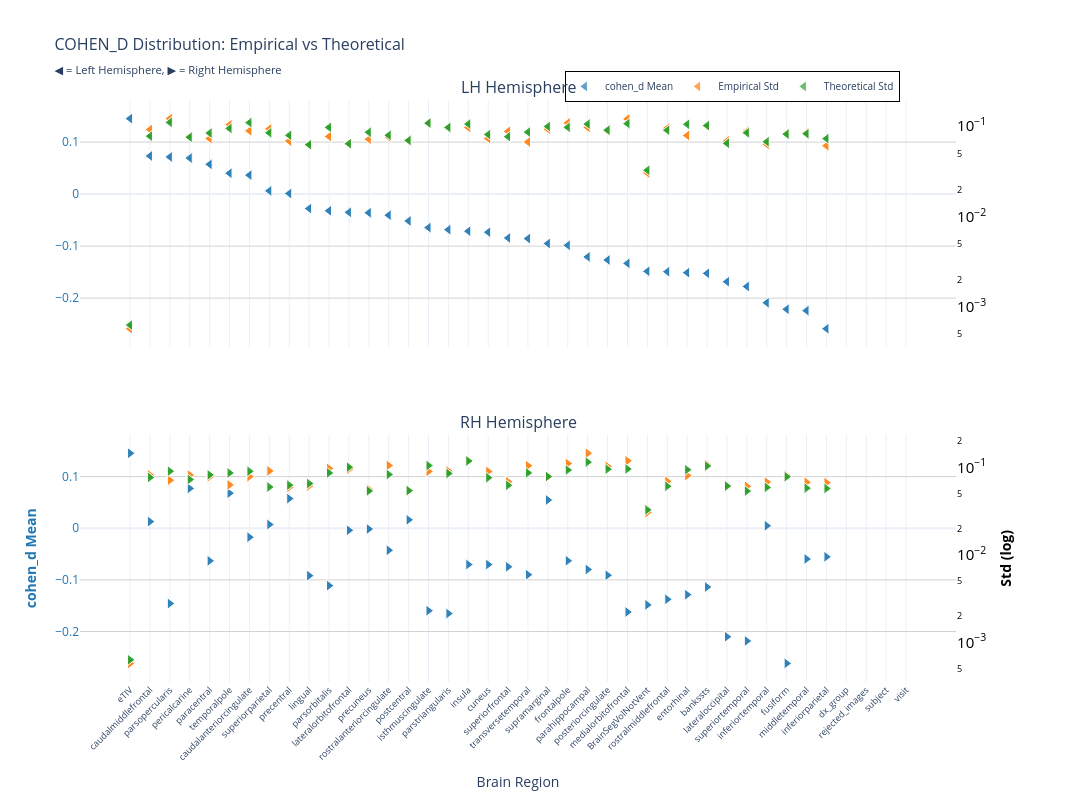
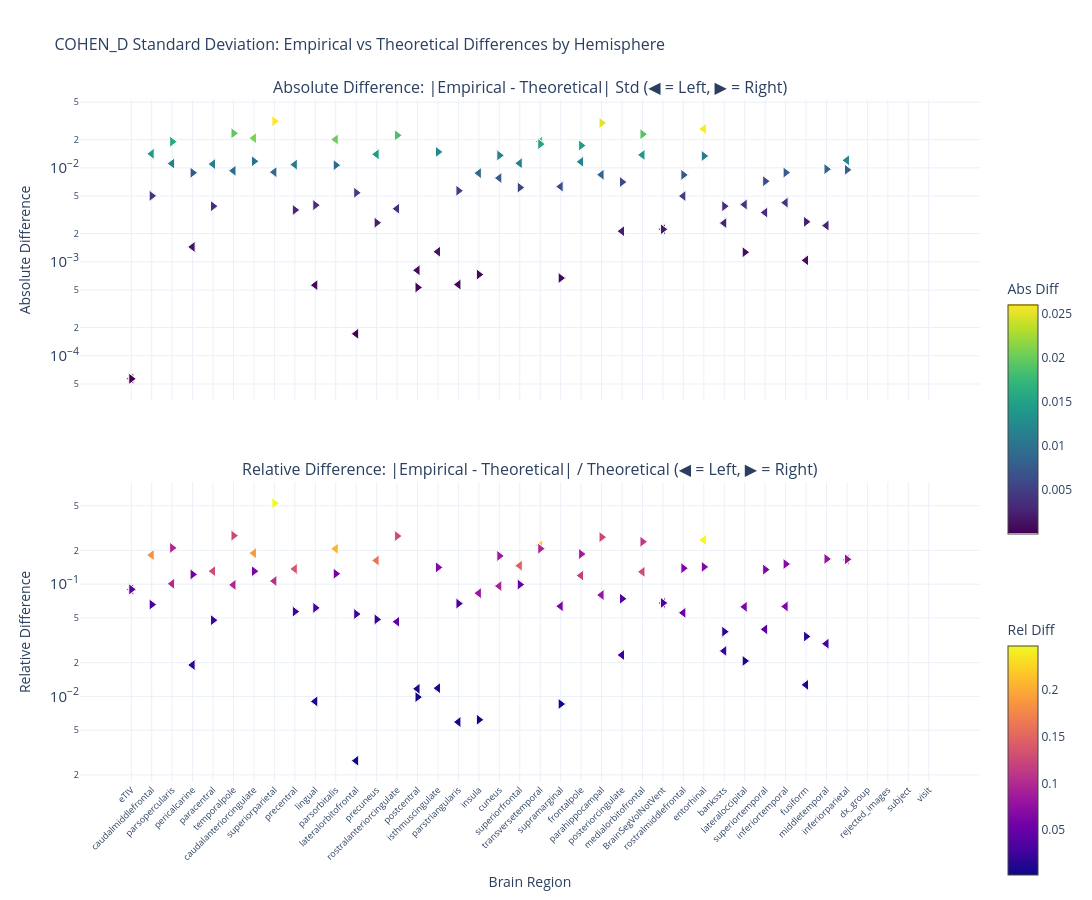

Here is the notebook cell these charts were saved with, in order:
### Markdown cell above
### p-value

### Code cell
nu_nav = df_npvr[(df_npvr["study"] == "longitudinal") & (df_npvr["group"] == "HC-PD")]
data_path = stats_dir / f"cohen_d_longitudinal_{METRIC}.parquet"
df, stats = get_test_stats(
    data_path, stat_functions_F, nu_nav, hemisphere=True, study="longitudinal"
)
show_figure(
    stats, hemisphere=True, stat_name="cohen_d", study="longitudinal", metric=METRIC
)

### Figure 1 — Plotly figure (JSON) as saved in the notebook; plotly's stock layout.template omitted (floating-point values rounded to 4 significant figures)
{"data": [{"hovertemplate": "<b>%{x}</b><br>Mean cohen_d: %{y:.2f}<br><extra></extra>", "legendgroup": "mean", "marker": {"color": "#1f77b4", "line": {"color": "white", "width": 1}, "opacity": 0.7, "size": 10, "symbol": "triangle-left"}, "mode": "markers", "name": "cohen_d Mean", "showlegend": true, "type": "scatter", "x": ["eTIV", "eTIV", "caudalmiddlefrontal", "caudalmiddlefrontal", "parsopercularis", "parsopercularis", "pericalcarine", "pericalcarine", "paracentral", "paracentral", "temporalpole", "temporalpole", "caudalanteriorcingulate", "caudalanteriorcingulate", "superiorparietal", "superiorparietal", "precentral", "precentral", "lingual", "lingual", "parsorbitalis", "parsorbitalis", "lateralorbitofrontal", "lateralorbitofrontal", "precuneus", "precuneus", "rostralanteriorcingulate", "rostralanteriorcingulate", "postcentral", "postcentral", "isthmuscingulate", "isthmuscingulate", "parstriangularis", "parstriangularis", "insula", "insula", "cuneus", "cuneus", "superiorfrontal", "superiorfrontal", "transversetemporal", "transversetemporal", "supramarginal", "supramarginal", "frontalpole", "frontalpole", "parahippocampal", "parahippocampal", "posteriorcingulate", "posteriorcingulate", "medialorbitofrontal", "medialorbitofrontal", "BrainSegVolNotVent", "BrainSegVolNotVent", "rostralmiddlefrontal", "rostralmiddlefrontal", "entorhinal", "entorhinal", "bankssts", "bankssts", "lateraloccipital", "lateraloccipital", "superiortemporal", "superiortemporal", "inferiortemporal", "inferiortemporal", "fusiform", "fusiform", "middletemporal", "middletemporal", "inferiorparietal", "inferiorparietal", "dx_group", "rejected_images", "subject", "visit"], "xaxis": "x", "y": [0.1452, 0.1452, 0.07339, 0.07339, 0.07151, 0.07151, 0.06927, 0.06927, 0.05726, 0.05726, 0.04012, 0.04012, 0.0365, 0.0365, 0.006273, 0.006273, 0.001212, 0.001212, -0.02777, -0.02777, -0.03201, -0.03201, -0.03501, -0.03501, -0.0359, -0.0359, -0.04049, -0.04049, -0.05163, -0.05163, -0.06443, -0.06443, -0.06829, -0.06829, -0.07122, -0.07122, -0.07324, -0.07324, -0.08432, -0.08432, -0.08555, -0.08555, -0.09506, -0.09506, -0.0985, -0.0985, -0.1207, -0.1207, -0.1266, -0.1266, -0.1331, -0.1331, -0.1484, -0.1484, -0.1491, -0.1491, -0.151, -0.151, -0.1524, -0.1524, -0.1684, -0.1684, -0.1776, -0.1776, -0.2089, -0.2089, -0.2214, -0.2214, -0.224, -0.224, -0.2588, -0.2588, NaN, NaN, NaN, NaN], "yaxis": "y"}, {"hovertemplate": "<b>%{x}</b><br>Empirical Std: %{y:.3f}<br><extra></extra>", "legendgroup": "empirical", "marker": {"color": "#ff7f0e", "line": {"color": "white", "width": 1}, "opacity": 0.7, "size": 10, "symbol": "triangle-left"}, "mode": "markers", "name": "Empirical Std", "showlegend": true, "type": "scatter", "x": ["eTIV", "eTIV", "caudalmiddlefrontal", "caudalmiddlefrontal", "parsopercularis", "parsopercularis", "pericalcarine", "pericalcarine", "paracentral", "paracentral", "temporalpole", "temporalpole", "caudalanteriorcingulate", "caudalanteriorcingulate", "superiorparietal", "superiorparietal", "precentral", "precentral", "lingual", "lingual", "parsorbitalis", "parsorbitalis", "lateralorbitofrontal", "lateralorbitofrontal", "precuneus", "precuneus", "rostralanteriorcingulate", "rostralanteriorcingulate", "postcentral", "postcentral", "isthmuscingulate", "isthmuscingulate", "parstriangularis", "parstriangularis", "insula", "insula", "cuneus", "cuneus", "superiorfrontal", "superiorfrontal", "transversetemporal", "transversetemporal", "supramarginal", "supramarginal", "frontalpole", "frontalpole", "parahippocampal", "parahippocampal", "posteriorcingulate", "posteriorcingulate", "medialorbitofrontal", "medialorbitofrontal", "BrainSegVolNotVent", "BrainSegVolNotVent", "rostralmiddlefrontal", "rostralmiddlefrontal", "entorhinal", "entorhinal", "bankssts", "bankssts", "lateraloccipital", "lateraloccipital", "superiortemporal", "superiortemporal", "inferiortemporal", "inferiortemporal", "fusiform", "fusiform", "middletemporal", "middletemporal", "inferiorparietal", "inferiorparietal", "dx_group", "rejected_images", "subject", "visit"], "xaxis": "x", "y": [0.0005753, 0.0005753, 0.09179, 0.09179, 0.1214, 0.1214, 0.077, 0.077, 0.073, 0.073, 0.1038, 0.1038, 0.08884, 0.08884, 0.09344, 0.09344, 0.06842, 0.06842, 0.06192, 0.06192, 0.077, 0.077, 0.06422, 0.06422, 0.07179, 0.07179, 0.07579, 0.07579, 0.07035, 0.07035, 0.1094, 0.1094, 0.09745, 0.09745, 0.09691, 0.09691, 0.0732, 0.0732, 0.0878, 0.0878, 0.06693, 0.06693, 0.09297, 0.09297, 0.1088, 0.1088, 0.09714, 0.09714, 0.08842, 0.08842, 0.1205, 0.1205, 0.03039, 0.03039, 0.0952, 0.0952, 0.07902, 0.07902, 0.09912, 0.09912, 0.06883, 0.06883, 0.08783, 0.08783, 0.06307, 0.06307, 0.08279, 0.08279, 0.08488, 0.08488, 0.06085, 0.06085, NaN, NaN, NaN, NaN], "yaxis": "y2"}, {"error_y": {"array": [1.256e-05, 1.256e-05, 0.001543, 0.001543, 0.00219, 0.00219, 0.001501, 0.001501, 0.001668, 0.001668, 0.001877, 0.001877, 0.002177, 0.002177, 0.001678, 0.001678, 0.001575, 0.001575, 0.001242, 0.001242, 0.001929, 0.001929, 0.001273, 0.001273, 0.001703, 0.001703, 0.001579, 0.001579, 0.001382, 0.001382, 0.002149, 0.002149, 0.001925, 0.001925, 0.0021, 0.0021, 0.001609, 0.001609, 0.001522, 0.001522, 0.001709, 0.001709, 0.001973, 0.001973, 0.001931, 0.001931, 0.002098, 0.002098, 0.001799, 0.001799, 0.002121, 0.002121, 0.000648, 0.000648, 0.001792, 0.001792, 0.002087, 0.002087, 0.002021, 0.002021, 0.001287, 0.001287, 0.001679, 0.001679, 0.001338, 0.001338, 0.001624, 0.001624, 0.001638, 0.001638, 0.001448, 0.001448, NaN, NaN, NaN, NaN], "arrayminus": [1.231e-05, 1.231e-05, 0.001513, 0.001513, 0.002147, 0.002147, 0.001472, 0.001472, 0.001635, 0.001635, 0.001839, 0.001839, 0.002134, 0.002134, 0.001644, 0.001644, 0.001543, 0.001543, 0.001217, 0.001217, 0.00189, 0.00189, 0.001247, 0.001247, 0.00167, 0.00167, 0.001548, 0.001548, 0.001354, 0.001354, 0.002106, 0.002106, 0.001887, 0.001887, 0.002059, 0.002059, 0.001577, 0.001577, 0.001492, 0.001492, 0.001675, 0.001675, 0.001934, 0.001934, 0.001892, 0.001892, 0.002056, 0.002056, 0.001763, 0.001763, 0.002079, 0.002079, 0.0006352, 0.0006352, 0.001757, 0.001757, 0.002045, 0.002045, 0.001981, 0.001981, 0.001261, 0.001261, 0.001645, 0.001645, 0.001311, 0.001311, 0.001592, 0.001592, 0.001606, 0.001606, 0.001419, 0.001419, NaN, NaN, NaN, NaN], "color": "#2ca02c", "thickness": 1, "type": "data", "visible": true, "width": 2}, "hovertemplate": "<b>%{x}</b><br>Theoretical Std: %{y:.3f}<br><extra></extra>", "legendgroup": "theoretical", "marker": {"color": "#2ca02c", "line": {"color": "white", "width": 1}, "opacity": 0.7, "size": 10, "symbol": "triangle-left"}, "mode": "markers", "name": "Theoretical Std", "showlegend": true, "type": "scatter", "x": ["eTIV", "eTIV", "caudalmiddlefrontal", "caudalmiddlefrontal", "parsopercularis", "parsopercularis", "pericalcarine", "pericalcarine", "paracentral", "paracentral", "temporalpole", "temporalpole", "caudalanteriorcingulate", "caudalanteriorcingulate", "superiorparietal", "superiorparietal", "precentral", "precentral", "lingual", "lingual", "parsorbitalis", "parsorbitalis", "lateralorbitofrontal", "lateralorbitofrontal", "precuneus", "precuneus", "rostralanteriorcingulate", "rostralanteriorcingulate", "postcentral", "postcentral", "isthmuscingulate", "isthmuscingulate", "parstriangularis", "parstriangularis", "insula", "insula", "cuneus", "cuneus", "superiorfrontal", "superiorfrontal", "transversetemporal", "transversetemporal", "supramarginal", "supramarginal", "frontalpole", "frontalpole", "parahippocampal", "parahippocampal", "posteriorcingulate", "posteriorcingulate", "medialorbitofrontal", "medialorbitofrontal", "BrainSegVolNotVent", "BrainSegVolNotVent", "rostralmiddlefrontal", "rostralmiddlefrontal", "entorhinal", "entorhinal", "bankssts", "bankssts", "lateraloccipital", "lateraloccipital", "superiortemporal", "superiortemporal", "inferiortemporal", "inferiortemporal", "fusiform", "fusiform", "middletemporal", "middletemporal", "inferiorparietal", "inferiorparietal", "dx_group", "rejected_images", "subject", "visit"], "xaxis": "x", "y": [0.0006321, 0.0006321, 0.07768, 0.07768, 0.1102, 0.1102, 0.07556, 0.07556, 0.08397, 0.08397, 0.09444, 0.09444, 0.1096, 0.1096, 0.08443, 0.08443, 0.07924, 0.07924, 0.06249, 0.06249, 0.09707, 0.09707, 0.06405, 0.06405, 0.08573, 0.08573, 0.07947, 0.07947, 0.06953, 0.06953, 0.1081, 0.1081, 0.09688, 0.09688, 0.1057, 0.1057, 0.08099, 0.08099, 0.0766, 0.0766, 0.08601, 0.08601, 0.09929, 0.09929, 0.09717, 0.09717, 0.1056, 0.1056, 0.09054, 0.09054, 0.1068, 0.1068, 0.03261, 0.03261, 0.09019, 0.09019, 0.105, 0.105, 0.1017, 0.1017, 0.06476, 0.06476, 0.08449, 0.08449, 0.06734, 0.06734, 0.08176, 0.08176, 0.08245, 0.08245, 0.07288, 0.07288, NaN, NaN, NaN, NaN], "yaxis": "y2"}, {"hovertemplate": "<b>%{x}</b><br>Mean cohen_d: %{y:.2f}<br><extra></extra>", "legendgroup": "mean", "marker": {"color": "#1f77b4", "line": {"color": "white", "width": 1}, "opacity": 0.7, "size": 10, "symbol": "triangle-right"}, "mode": "markers", "name": "cohen_d Mean", "showlegend": false, "type": "scatter", "x": ["eTIV", "eTIV", "pericalcarine", "pericalcarine", "temporalpole", "temporalpole", "precentral", "precentral", "supramarginal", "supramarginal", "postcentral", "postcentral", "caudalmiddlefrontal", "caudalmiddlefrontal", "superiorparietal", "superiorparietal", "inferiortemporal", "inferiortemporal", "precuneus", "precuneus", "lateralorbitofrontal", "lateralorbitofrontal", "caudalanteriorcingulate", "caudalanteriorcingulate", "rostralanteriorcingulate", "rostralanteriorcingulate", "inferiorparietal", "inferiorparietal", "middletemporal", "middletemporal", "frontalpole", "frontalpole", "paracentral", "paracentral", "insula", "insula", "cuneus", "cuneus", "superiorfrontal", "superiorfrontal", "parahippocampal", "parahippocampal", "transversetemporal", "transversetemporal", "posteriorcingulate", "posteriorcingulate", "lingual", "lingual", "parsorbitalis", "parsorbitalis", "bankssts", "bankssts", "entorhinal", "entorhinal", "rostralmiddlefrontal", "rostralmiddlefrontal", "parsopercularis", "parsopercularis", "BrainSegVolNotVent", "BrainSegVolNotVent", "isthmuscingulate", "isthmuscingulate", "medialorbitofrontal", "medialorbitofrontal", "parstriangularis", "parstriangularis", "lateraloccipital", "lateraloccipital", "superiortemporal", "superiortemporal", "fusiform", "fusiform", "dx_group", "rejected_images", "subject", "visit"], "xaxis": "x2", "y": [0.1452, 0.1452, 0.07709, 0.07709, 0.06785, 0.06785, 0.05734, 0.05734, 0.05463, 0.05463, 0.01625, 0.01625, 0.01287, 0.01287, 0.007189, 0.007189, 0.004773, 0.004773, -0.001514, -0.001514, -0.003959, -0.003959, -0.01736, -0.01736, -0.0427, -0.0427, -0.05542, -0.05542, -0.05958, -0.05958, -0.06301, -0.06301, -0.06321, -0.06321, -0.07026, -0.07026, -0.07031, -0.07031, -0.0747, -0.0747, -0.07986, -0.07986, -0.08997, -0.08997, -0.09105, -0.09105, -0.09179, -0.09179, -0.1111, -0.1111, -0.1138, -0.1138, -0.1287, -0.1287, -0.1377, -0.1377, -0.1458, -0.1458, -0.1484, -0.1484, -0.1597, -0.1597, -0.1622, -0.1622, -0.1652, -0.1652, -0.2101, -0.2101, -0.2183, -0.2183, -0.2617, -0.2617, NaN, NaN, NaN, NaN], "yaxis": "y3"}, {"hovertemplate": "<b>%{x}</b><br>Empirical Std: %{y:.3f}<br><extra></extra>", "legendgroup": "empirical", "marker": {"color": "#ff7f0e", "line": {"color": "white", "width": 1}, "opacity": 0.7, "size": 10, "symbol": "triangle-right"}, "mode": "markers", "name": "Empirical Std", "showlegend": false, "type": "scatter", "x": ["eTIV", "eTIV", "pericalcarine", "pericalcarine", "temporalpole", "temporalpole", "precentral", "precentral", "supramarginal", "supramarginal", "postcentral", "postcentral", "caudalmiddlefrontal", "caudalmiddlefrontal", "superiorparietal", "superiorparietal", "inferiortemporal", "inferiortemporal", "precuneus", "precuneus", "lateralorbitofrontal", "lateralorbitofrontal", "caudalanteriorcingulate", "caudalanteriorcingulate", "rostralanteriorcingulate", "rostralanteriorcingulate", "inferiorparietal", "inferiorparietal", "middletemporal", "middletemporal", "frontalpole", "frontalpole", "paracentral", "paracentral", "insula", "insula", "cuneus", "cuneus", "superiorfrontal", "superiorfrontal", "parahippocampal", "parahippocampal", "transversetemporal", "transversetemporal", "posteriorcingulate", "posteriorcingulate", "lingual", "lingual", "parsorbitalis", "parsorbitalis", "bankssts", "bankssts", "entorhinal", "entorhinal", "rostralmiddlefrontal", "rostralmiddlefrontal", "parsopercularis", "parsopercularis", "BrainSegVolNotVent", "BrainSegVolNotVent", "isthmuscingulate", "isthmuscingulate", "medialorbitofrontal", "medialorbitofrontal", "parstriangularis", "parstriangularis", "lateraloccipital", "lateraloccipital", "superiortemporal", "superiortemporal", "fusiform", "fusiform", "dx_group", "rejected_images", "subject", "visit"], "xaxis": "x2", "y": [0.0005753, 0.0005753, 0.08142, 0.08142, 0.06289, 0.06289, 0.05899, 0.05899, 0.07779, 0.07779, 0.05462, 0.05462, 0.08152, 0.08152, 0.09084, 0.09084, 0.06785, 0.06785, 0.05627, 0.05627, 0.09493, 0.09493, 0.07829, 0.07829, 0.1049, 0.1049, 0.06678, 0.06678, 0.06745, 0.06745, 0.1103, 0.1103, 0.07793, 0.07793, 0.1188, 0.1188, 0.08964, 0.08964, 0.06837, 0.06837, 0.1446, 0.1446, 0.1043, 0.1043, 0.1022, 0.1022, 0.06118, 0.06118, 0.09693, 0.09693, 0.1074, 0.1074, 0.08044, 0.08044, 0.06912, 0.06912, 0.07125, 0.07125, 0.03039, 0.03039, 0.08996, 0.08996, 0.1184, 0.1184, 0.09065, 0.09065, 0.05984, 0.05984, 0.06068, 0.06068, 0.08062, 0.08062, NaN, NaN, NaN, NaN], "yaxis": "y4"}, {"error_y": {"array": [1.256e-05, 1.256e-05, 0.001442, 0.001442, 0.001714, 0.001714, 0.001243, 0.001243, 0.001559, 0.001559, 0.001075, 0.001075, 0.00152, 0.00152, 0.001182, 0.001182, 0.001171, 0.001171, 0.001066, 0.001066, 0.001994, 0.001994, 0.001789, 0.001789, 0.001643, 0.001643, 0.001138, 0.001138, 0.001148, 0.001148, 0.001849, 0.001849, 0.001626, 0.001626, 0.002347, 0.002347, 0.001511, 0.001511, 0.001236, 0.001236, 0.002276, 0.002276, 0.001716, 0.001716, 0.001891, 0.001891, 0.001295, 0.001295, 0.001714, 0.001714, 0.002056, 0.002056, 0.001864, 0.001864, 0.001206, 0.001206, 0.001793, 0.001793, 0.000648, 0.000648, 0.002081, 0.002081, 0.001899, 0.001899, 0.001688, 0.001688, 0.001214, 0.001214, 0.001062, 0.001062, 0.001549, 0.001549, NaN, NaN, NaN, NaN], "arrayminus": [1.231e-05, 1.231e-05, 0.001413, 0.001413, 0.00168, 0.00168, 0.001218, 0.001218, 0.001528, 0.001528, 0.001053, 0.001053, 0.00149, 0.00149, 0.001159, 0.001159, 0.001148, 0.001148, 0.001045, 0.001045, 0.001955, 0.001955, 0.001754, 0.001754, 0.001611, 0.001611, 0.001115, 0.001115, 0.001125, 0.001125, 0.001812, 0.001812, 0.001594, 0.001594, 0.0023, 0.0023, 0.001481, 0.001481, 0.001211, 0.001211, 0.002231, 0.002231, 0.001682, 0.001682, 0.001854, 0.001854, 0.00127, 0.00127, 0.00168, 0.00168, 0.002015, 0.002015, 0.001827, 0.001827, 0.001182, 0.001182, 0.001758, 0.001758, 0.0006352, 0.0006352, 0.00204, 0.00204, 0.001862, 0.001862, 0.001654, 0.001654, 0.00119, 0.00119, 0.001041, 0.001041, 0.001518, 0.001518, NaN, NaN, NaN, NaN], "color": "#2ca02c", "thickness": 1, "type": "data", "visible": true, "width": 2}, "hovertemplate": "<b>%{x}</b><br>Theoretical Std: %{y:.3f}<br><extra></extra>", "legendgroup": "theoretical", "marker": {"color": "#2ca02c", "line": {"color": "white", "width": 1}, "opacity": 0.7, "size": 10, "symbol": "triangle-right"}, "mode": "markers", "name": "Theoretical Std", "showlegend": false, "type": "scatter", "x": ["eTIV", "eTIV", "pericalcarine", "pericalcarine", "temporalpole", "temporalpole", "precentral", "precentral", "supramarginal", "supramarginal", "postcentral", "postcentral", "caudalmiddlefrontal", "caudalmiddlefrontal", "superiorparietal", "superiorparietal", "inferiortemporal", "inferiortemporal", "precuneus", "precuneus", "lateralorbitofrontal", "lateralorbitofrontal", "caudalanteriorcingulate", "caudalanteriorcingulate", "rostralanteriorcingulate", "rostralanteriorcingulate", "inferiorparietal", "inferiorparietal", "middletemporal", "middletemporal", "frontalpole", "frontalpole", "paracentral", "paracentral", "insula", "insula", "cuneus", "cuneus", "superiorfrontal", "superiorfrontal", "parahippocampal", "parahippocampal", "transversetemporal", "transversetemporal", "posteriorcingulate", "posteriorcingulate", "lingual", "lingual", "parsorbitalis", "parsorbitalis", "bankssts", "bankssts", "entorhinal", "entorhinal", "rostralmiddlefrontal", "rostralmiddlefrontal", "parsopercularis", "parsopercularis", "BrainSegVolNotVent", "BrainSegVolNotVent", "isthmuscingulate", "isthmuscingulate", "medialorbitofrontal", "medialorbitofrontal", "parstriangularis", "parstriangularis", "lateraloccipital", "lateraloccipital", "superiortemporal", "superiortemporal", "fusiform", "fusiform", "dx_group", "rejected_images", "subject", "visit"], "xaxis": "x2", "y": [0.0006321, 0.0006321, 0.07256, 0.07256, 0.08624, 0.08624, 0.06255, 0.06255, 0.07846, 0.07846, 0.05409, 0.05409, 0.07649, 0.07649, 0.05949, 0.05949, 0.05894, 0.05894, 0.05366, 0.05366, 0.1004, 0.1004, 0.09004, 0.09004, 0.0827, 0.0827, 0.05725, 0.05725, 0.05775, 0.05775, 0.09305, 0.09305, 0.08184, 0.08184, 0.1181, 0.1181, 0.07606, 0.07606, 0.0622, 0.0622, 0.1145, 0.1145, 0.08637, 0.08637, 0.09519, 0.09519, 0.06519, 0.06519, 0.08624, 0.08624, 0.1035, 0.1035, 0.0938, 0.0938, 0.0607, 0.0607, 0.09025, 0.09025, 0.03261, 0.03261, 0.1047, 0.1047, 0.09559, 0.09559, 0.08495, 0.08495, 0.06111, 0.06111, 0.05347, 0.05347, 0.07795, 0.07795, NaN, NaN, NaN, NaN], "yaxis": "y4"}], "layout": {"annotations": [{"font": {"size": 16}, "showarrow": false, "text": "LH Hemisphere", "x": 0.47, "xanchor": "center", "xref": "paper", "y": 1, "yanchor": "bottom", "yref": "paper"}, {"font": {"size": 16}, "showarrow": false, "text": "RH Hemisphere", "x": 0.47, "xanchor": "center", "xref": "paper", "y": 0.425, "yanchor": "bottom", "yref": "paper"}], "height": 800, "hovermode": "x", "legend": {"bgcolor": "rgba(255, 255, 255, 0.9)", "bordercolor": "black", "borderwidth": 1, "font": {"size": 10}, "orientation": "h", "x": 0.7, "xanchor": "center", "y": 1.05}, "title": {"font": {"size": 16}, "text": "COHEN_D Distribution: Empirical vs Theoretical<br><sub>◀ = Left Hemisphere, ▶ = Right Hemisphere</sub>"}, "width": 1400, "xaxis": {"anchor": "y", "domain": [0, 0.94], "matches": "x2", "showticklabels": false}, "xaxis2": {"anchor": "y3", "domain": [0, 0.94], "tickangle": -45, "tickfont": {"size": 9}, "title": {"text": "Brain Region"}}, "yaxis": {"anchor": "x", "domain": [0.575, 1], "gridcolor": "lightgray", "showgrid": true, "tickfont": {"color": "#1f77b4"}, "title": {"font": {"color": "#1f77b4"}, "text": ""}}, "yaxis2": {"anchor": "x", "exponentformat": "power", "overlaying": "y", "showgrid": false, "side": "right", "tickfont": {"color": "black"}, "title": {"font": {"color": "black"}, "text": ""}, "type": "log"}, "yaxis3": {"anchor": "x2", "domain": [0, 0.425], "gridcolor": "lightgray", "showgrid": true, "tickfont": {"color": "#1f77b4"}, "title": {"font": {"color": "#1f77b4"}, "text": "<b>cohen_d Mean</b>"}}, "yaxis4": {"anchor": "x2", "exponentformat": "power", "overlaying": "y3", "showgrid": false, "side": "right", "tickfont": {"color": "black"}, "title": {"font": {"color": "black"}, "text": "<b>Std (log)</b>"}, "type": "log"}}}

### Figure 2 — Plotly figure (JSON) as saved in the notebook; plotly's stock layout.template omitted (floating-point values rounded to 4 significant figures)
{"data": [{"hovertemplate": "<b>%{x}</b><br>Hemisphere: %{text}<br>Abs Diff: %{y:.4f}<br><extra></extra>", "legendgroup": "abs_lh", "marker": {"color": [5.68e-05, 5.68e-05, 0.01411, 0.01411, 0.01111, 0.01111, 0.00144, 0.00144, 0.01097, 0.01097, 0.009308, 0.009308, 0.02071, 0.02071, 0.009006, 0.009006, 0.01083, 0.01083, 0.0005644, 0.0005644, 0.02006, 0.02006, 0.0001712, 0.0001712, 0.01394, 0.01394, 0.003677, 0.003677, 0.0008124, 0.0008124, 0.001281, 0.001281, 0.0005728, 0.0005728, 0.008788, 0.008788, 0.007791, 0.007791, 0.0112, 0.0112, 0.01907, 0.01907, 0.006318, 0.006318, 0.0116, 0.0116, 0.008452, 0.008452, 0.002116, 0.002116, 0.01374, 0.01374, 0.002219, 0.002219, 0.005009, 0.005009, 0.026, 0.026, 0.002585, 0.002585, 0.004068, 0.004068, 0.003346, 0.003346, 0.004264, 0.004264, 0.001036, 0.001036, 0.002431, 0.002431, 0.01203, 0.01203, NaN, NaN, NaN, NaN], "colorbar": {"len": 0.4, "title": {"text": "Abs Diff"}, "y": 0.75, "yanchor": "top"}, "colorscale": [[0, "#440154"], [0.1111, "#482878"], [0.2222, "#3e4989"], [0.3333, "#31688e"], [0.4444, "#26828e"], [0.5556, "#1f9e89"], [0.6667, "#35b779"], [0.7778, "#6ece58"], [0.8889, "#b5de2b"], [1, "#fde725"]], "line": {"color": "white", "width": 1}, "showscale": true, "size": 10, "symbol": "triangle-left"}, "mode": "markers", "name": "Absolute (lh)", "showlegend": false, "text": ["lh", "lh", "lh", "lh", "lh", "lh", "lh", "lh", "lh", "lh", "lh", "lh", "lh", "lh", "lh", "lh", "lh", "lh", "lh", "lh", "lh", "lh", "lh", "lh", "lh", "lh", "lh", "lh", "lh", "lh", "lh", "lh", "lh", "lh", "lh", "lh", "lh", "lh", "lh", "lh", "lh", "lh", "lh", "lh", "lh", "lh", "lh", "lh", "lh", "lh", "lh", "lh", "lh", "lh", "lh", "lh", "lh", "lh", "lh", "lh", "lh", "lh", "lh", "lh", "lh", "lh", "lh", "lh", "lh", "lh", "lh", "lh", "lh", "lh", "lh", "lh"], "type": "scatter", "x": ["eTIV", "eTIV", "caudalmiddlefrontal", "caudalmiddlefrontal", "parsopercularis", "parsopercularis", "pericalcarine", "pericalcarine", "paracentral", "paracentral", "temporalpole", "temporalpole", "caudalanteriorcingulate", "caudalanteriorcingulate", "superiorparietal", "superiorparietal", "precentral", "precentral", "lingual", "lingual", "parsorbitalis", "parsorbitalis", "lateralorbitofrontal", "lateralorbitofrontal", "precuneus", "precuneus", "rostralanteriorcingulate", "rostralanteriorcingulate", "postcentral", "postcentral", "isthmuscingulate", "isthmuscingulate", "parstriangularis", "parstriangularis", "insula", "insula", "cuneus", "cuneus", "superiorfrontal", "superiorfrontal", "transversetemporal", "transversetemporal", "supramarginal", "supramarginal", "frontalpole", "frontalpole", "parahippocampal", "parahippocampal", "posteriorcingulate", "posteriorcingulate", "medialorbitofrontal", "medialorbitofrontal", "BrainSegVolNotVent", "BrainSegVolNotVent", "rostralmiddlefrontal", "rostralmiddlefrontal", "entorhinal", "entorhinal", "bankssts", "bankssts", "lateraloccipital", "lateraloccipital", "superiortemporal", "superiortemporal", "inferiortemporal", "inferiortemporal", "fusiform", "fusiform", "middletemporal", "middletemporal", "inferiorparietal", "inferiorparietal", "dx_group", "rejected_images", "subject", "visit"], "xaxis": "x", "y": [5.68e-05, 5.68e-05, 0.01411, 0.01411, 0.01111, 0.01111, 0.00144, 0.00144, 0.01097, 0.01097, 0.009308, 0.009308, 0.02071, 0.02071, 0.009006, 0.009006, 0.01083, 0.01083, 0.0005644, 0.0005644, 0.02006, 0.02006, 0.0001712, 0.0001712, 0.01394, 0.01394, 0.003677, 0.003677, 0.0008124, 0.0008124, 0.001281, 0.001281, 0.0005728, 0.0005728, 0.008788, 0.008788, 0.007791, 0.007791, 0.0112, 0.0112, 0.01907, 0.01907, 0.006318, 0.006318, 0.0116, 0.0116, 0.008452, 0.008452, 0.002116, 0.002116, 0.01374, 0.01374, 0.002219, 0.002219, 0.005009, 0.005009, 0.026, 0.026, 0.002585, 0.002585, 0.004068, 0.004068, 0.003346, 0.003346, 0.004264, 0.004264, 0.001036, 0.001036, 0.002431, 0.002431, 0.01203, 0.01203, NaN, NaN, NaN, NaN], "yaxis": "y"}, {"hovertemplate": "<b>%{x}</b><br>Hemisphere: %{text}<br>Rel Diff: %{y:.2%}<br><extra></extra>", "legendgroup": "rel_lh", "marker": {"color": [0.08986, 0.08986, 0.1816, 0.1816, 0.1008, 0.1008, 0.01906, 0.01906, 0.1306, 0.1306, 0.09856, 0.09856, 0.1891, 0.1891, 0.1067, 0.1067, 0.1366, 0.1366, 0.009033, 0.009033, 0.2067, 0.2067, 0.002672, 0.002672, 0.1626, 0.1626, 0.04627, 0.04627, 0.01168, 0.01168, 0.01184, 0.01184, 0.005912, 0.005912, 0.08314, 0.08314, 0.0962, 0.0962, 0.1462, 0.1462, 0.2218, 0.2218, 0.06363, 0.06363, 0.1193, 0.1193, 0.08004, 0.08004, 0.02338, 0.02338, 0.1287, 0.1287, 0.06805, 0.06805, 0.05553, 0.05553, 0.2476, 0.2476, 0.02541, 0.02541, 0.06282, 0.06282, 0.0396, 0.0396, 0.06333, 0.06333, 0.01268, 0.01268, 0.02949, 0.02949, 0.1651, 0.1651, NaN, NaN, NaN, NaN], "colorbar": {"len": 0.4, "title": {"text": "Rel Diff"}, "y": 0.25, "yanchor": "top"}, "colorscale": [[0, "#0d0887"], [0.1111, "#46039f"], [0.2222, "#7201a8"], [0.3333, "#9c179e"], [0.4444, "#bd3786"], [0.5556, "#d8576b"], [0.6667, "#ed7953"], [0.7778, "#fb9f3a"], [0.8889, "#fdca26"], [1, "#f0f921"]], "line": {"color": "white", "width": 1}, "showscale": true, "size": 10, "symbol": "triangle-left"}, "mode": "markers", "name": "Relative (lh)", "showlegend": false, "text": ["lh", "lh", "lh", "lh", "lh", "lh", "lh", "lh", "lh", "lh", "lh", "lh", "lh", "lh", "lh", "lh", "lh", "lh", "lh", "lh", "lh", "lh", "lh", "lh", "lh", "lh", "lh", "lh", "lh", "lh", "lh", "lh", "lh", "lh", "lh", "lh", "lh", "lh", "lh", "lh", "lh", "lh", "lh", "lh", "lh", "lh", "lh", "lh", "lh", "lh", "lh", "lh", "lh", "lh", "lh", "lh", "lh", "lh", "lh", "lh", "lh", "lh", "lh", "lh", "lh", "lh", "lh", "lh", "lh", "lh", "lh", "lh", "lh", "lh", "lh", "lh"], "type": "scatter", "x": ["eTIV", "eTIV", "caudalmiddlefrontal", "caudalmiddlefrontal", "parsopercularis", "parsopercularis", "pericalcarine", "pericalcarine", "paracentral", "paracentral", "temporalpole", "temporalpole", "caudalanteriorcingulate", "caudalanteriorcingulate", "superiorparietal", "superiorparietal", "precentral", "precentral", "lingual", "lingual", "parsorbitalis", "parsorbitalis", "lateralorbitofrontal", "lateralorbitofrontal", "precuneus", "precuneus", "rostralanteriorcingulate", "rostralanteriorcingulate", "postcentral", "postcentral", "isthmuscingulate", "isthmuscingulate", "parstriangularis", "parstriangularis", "insula", "insula", "cuneus", "cuneus", "superiorfrontal", "superiorfrontal", "transversetemporal", "transversetemporal", "supramarginal", "supramarginal", "frontalpole", "frontalpole", "parahippocampal", "parahippocampal", "posteriorcingulate", "posteriorcingulate", "medialorbitofrontal", "medialorbitofrontal", "BrainSegVolNotVent", "BrainSegVolNotVent", "rostralmiddlefrontal", "rostralmiddlefrontal", "entorhinal", "entorhinal", "bankssts", "bankssts", "lateraloccipital", "lateraloccipital", "superiortemporal", "superiortemporal", "inferiortemporal", "inferiortemporal", "fusiform", "fusiform", "middletemporal", "middletemporal", "inferiorparietal", "inferiorparietal", "dx_group", "rejected_images", "subject", "visit"], "xaxis": "x2", "y": [0.08986, 0.08986, 0.1816, 0.1816, 0.1008, 0.1008, 0.01906, 0.01906, 0.1306, 0.1306, 0.09856, 0.09856, 0.1891, 0.1891, 0.1067, 0.1067, 0.1366, 0.1366, 0.009033, 0.009033, 0.2067, 0.2067, 0.002672, 0.002672, 0.1626, 0.1626, 0.04627, 0.04627, 0.01168, 0.01168, 0.01184, 0.01184, 0.005912, 0.005912, 0.08314, 0.08314, 0.0962, 0.0962, 0.1462, 0.1462, 0.2218, 0.2218, 0.06363, 0.06363, 0.1193, 0.1193, 0.08004, 0.08004, 0.02338, 0.02338, 0.1287, 0.1287, 0.06805, 0.06805, 0.05553, 0.05553, 0.2476, 0.2476, 0.02541, 0.02541, 0.06282, 0.06282, 0.0396, 0.0396, 0.06333, 0.06333, 0.01268, 0.01268, 0.02949, 0.02949, 0.1651, 0.1651, NaN, NaN, NaN, NaN], "yaxis": "y2"}, {"hovertemplate": "<b>%{x}</b><br>Hemisphere: %{text}<br>Abs Diff: %{y:.4f}<br><extra></extra>", "legendgroup": "abs_rh", "marker": {"color": [5.68e-05, 5.68e-05, 0.008869, 0.008869, 0.02335, 0.02335, 0.003564, 0.003564, 0.0006716, 0.0006716, 0.0005334, 0.0005334, 0.005034, 0.005034, 0.03135, 0.03135, 0.008908, 0.008908, 0.002606, 0.002606, 0.005436, 0.005436, 0.01175, 0.01175, 0.0222, 0.0222, 0.009532, 0.009532, 0.009695, 0.009695, 0.01727, 0.01727, 0.003911, 0.003911, 0.0007316, 0.0007316, 0.01358, 0.01358, 0.006171, 0.006171, 0.03007, 0.03007, 0.0179, 0.0179, 0.007061, 0.007061, 0.004009, 0.004009, 0.01069, 0.01069, 0.003906, 0.003906, 0.01337, 0.01337, 0.008422, 0.008422, 0.019, 0.019, 0.002219, 0.002219, 0.01478, 0.01478, 0.02283, 0.02283, 0.005705, 0.005705, 0.001265, 0.001265, 0.007209, 0.007209, 0.002664, 0.002664, NaN, NaN, NaN, NaN], "colorbar": {"len": 0.4, "title": {"text": "Abs Diff"}, "y": 0.75, "yanchor": "top"}, "colorscale": [[0, "#440154"], [0.1111, "#482878"], [0.2222, "#3e4989"], [0.3333, "#31688e"], [0.4444, "#26828e"], [0.5556, "#1f9e89"], [0.6667, "#35b779"], [0.7778, "#6ece58"], [0.8889, "#b5de2b"], [1, "#fde725"]], "line": {"color": "white", "width": 1}, "showscale": false, "size": 10, "symbol": "triangle-right"}, "mode": "markers", "name": "Absolute (rh)", "showlegend": false, "text": ["rh", "rh", "rh", "rh", "rh", "rh", "rh", "rh", "rh", "rh", "rh", "rh", "rh", "rh", "rh", "rh", "rh", "rh", "rh", "rh", "rh", "rh", "rh", "rh", "rh", "rh", "rh", "rh", "rh", "rh", "rh", "rh", "rh", "rh", "rh", "rh", "rh", "rh", "rh", "rh", "rh", "rh", "rh", "rh", "rh", "rh", "rh", "rh", "rh", "rh", "rh", "rh", "rh", "rh", "rh", "rh", "rh", "rh", "rh", "rh", "rh", "rh", "rh", "rh", "rh", "rh", "rh", "rh", "rh", "rh", "rh", "rh", "rh", "rh", "rh", "rh"], "type": "scatter", "x": ["eTIV", "eTIV", "pericalcarine", "pericalcarine", "temporalpole", "temporalpole", "precentral", "precentral", "supramarginal", "supramarginal", "postcentral", "postcentral", "caudalmiddlefrontal", "caudalmiddlefrontal", "superiorparietal", "superiorparietal", "inferiortemporal", "inferiortemporal", "precuneus", "precuneus", "lateralorbitofrontal", "lateralorbitofrontal", "caudalanteriorcingulate", "caudalanteriorcingulate", "rostralanteriorcingulate", "rostralanteriorcingulate", "inferiorparietal", "inferiorparietal", "middletemporal", "middletemporal", "frontalpole", "frontalpole", "paracentral", "paracentral", "insula", "insula", "cuneus", "cuneus", "superiorfrontal", "superiorfrontal", "parahippocampal", "parahippocampal", "transversetemporal", "transversetemporal", "posteriorcingulate", "posteriorcingulate", "lingual", "lingual", "parsorbitalis", "parsorbitalis", "bankssts", "bankssts", "entorhinal", "entorhinal", "rostralmiddlefrontal", "rostralmiddlefrontal", "parsopercularis", "parsopercularis", "BrainSegVolNotVent", "BrainSegVolNotVent", "isthmuscingulate", "isthmuscingulate", "medialorbitofrontal", "medialorbitofrontal", "parstriangularis", "parstriangularis", "lateraloccipital", "lateraloccipital", "superiortemporal", "superiortemporal", "fusiform", "fusiform", "dx_group", "rejected_images", "subject", "visit"], "xaxis": "x", "y": [5.68e-05, 5.68e-05, 0.008869, 0.008869, 0.02335, 0.02335, 0.003564, 0.003564, 0.0006716, 0.0006716, 0.0005334, 0.0005334, 0.005034, 0.005034, 0.03135, 0.03135, 0.008908, 0.008908, 0.002606, 0.002606, 0.005436, 0.005436, 0.01175, 0.01175, 0.0222, 0.0222, 0.009532, 0.009532, 0.009695, 0.009695, 0.01727, 0.01727, 0.003911, 0.003911, 0.0007316, 0.0007316, 0.01358, 0.01358, 0.006171, 0.006171, 0.03007, 0.03007, 0.0179, 0.0179, 0.007061, 0.007061, 0.004009, 0.004009, 0.01069, 0.01069, 0.003906, 0.003906, 0.01337, 0.01337, 0.008422, 0.008422, 0.019, 0.019, 0.002219, 0.002219, 0.01478, 0.01478, 0.02283, 0.02283, 0.005705, 0.005705, 0.001265, 0.001265, 0.007209, 0.007209, 0.002664, 0.002664, NaN, NaN, NaN, NaN], "yaxis": "y"}, {"hovertemplate": "<b>%{x}</b><br>Hemisphere: %{text}<br>Rel Diff: %{y:.2%}<br><extra></extra>", "legendgroup": "rel_rh", "marker": {"color": [0.08986, 0.08986, 0.1222, 0.1222, 0.2708, 0.2708, 0.05698, 0.05698, 0.00856, 0.00856, 0.009862, 0.009862, 0.06581, 0.06581, 0.5269, 0.5269, 0.1511, 0.1511, 0.04857, 0.04857, 0.05416, 0.05416, 0.1305, 0.1305, 0.2685, 0.2685, 0.1665, 0.1665, 0.1679, 0.1679, 0.1856, 0.1856, 0.04779, 0.04779, 0.006195, 0.006195, 0.1785, 0.1785, 0.09921, 0.09921, 0.2626, 0.2626, 0.2073, 0.2073, 0.07418, 0.07418, 0.0615, 0.0615, 0.1239, 0.1239, 0.03775, 0.03775, 0.1425, 0.1425, 0.1387, 0.1387, 0.2105, 0.2105, 0.06805, 0.06805, 0.1411, 0.1411, 0.2389, 0.2389, 0.06715, 0.06715, 0.0207, 0.0207, 0.1348, 0.1348, 0.03418, 0.03418, NaN, NaN, NaN, NaN], "colorbar": {"len": 0.4, "title": {"text": "Rel Diff"}, "y": 0.25, "yanchor": "top"}, "colorscale": [[0, "#0d0887"], [0.1111, "#46039f"], [0.2222, "#7201a8"], [0.3333, "#9c179e"], [0.4444, "#bd3786"], [0.5556, "#d8576b"], [0.6667, "#ed7953"], [0.7778, "#fb9f3a"], [0.8889, "#fdca26"], [1, "#f0f921"]], "line": {"color": "white", "width": 1}, "showscale": false, "size": 10, "symbol": "triangle-right"}, "mode": "markers", "name": "Relative (rh)", "showlegend": false, "text": ["rh", "rh", "rh", "rh", "rh", "rh", "rh", "rh", "rh", "rh", "rh", "rh", "rh", "rh", "rh", "rh", "rh", "rh", "rh", "rh", "rh", "rh", "rh", "rh", "rh", "rh", "rh", "rh", "rh", "rh", "rh", "rh", "rh", "rh", "rh", "rh", "rh", "rh", "rh", "rh", "rh", "rh", "rh", "rh", "rh", "rh", "rh", "rh", "rh", "rh", "rh", "rh", "rh", "rh", "rh", "rh", "rh", "rh", "rh", "rh", "rh", "rh", "rh", "rh", "rh", "rh", "rh", "rh", "rh", "rh", "rh", "rh", "rh", "rh", "rh", "rh"], "type": "scatter", "x": ["eTIV", "eTIV", "pericalcarine", "pericalcarine", "temporalpole", "temporalpole", "precentral", "precentral", "supramarginal", "supramarginal", "postcentral", "postcentral", "caudalmiddlefrontal", "caudalmiddlefrontal", "superiorparietal", "superiorparietal", "inferiortemporal", "inferiortemporal", "precuneus", "precuneus", "lateralorbitofrontal", "lateralorbitofrontal", "caudalanteriorcingulate", "caudalanteriorcingulate", "rostralanteriorcingulate", "rostralanteriorcingulate", "inferiorparietal", "inferiorparietal", "middletemporal", "middletemporal", "frontalpole", "frontalpole", "paracentral", "paracentral", "insula", "insula", "cuneus", "cuneus", "superiorfrontal", "superiorfrontal", "parahippocampal", "parahippocampal", "transversetemporal", "transversetemporal", "posteriorcingulate", "posteriorcingulate", "lingual", "lingual", "parsorbitalis", "parsorbitalis", "bankssts", "bankssts", "entorhinal", "entorhinal", "rostralmiddlefrontal", "rostralmiddlefrontal", "parsopercularis", "parsopercularis", "BrainSegVolNotVent", "BrainSegVolNotVent", "isthmuscingulate", "isthmuscingulate", "medialorbitofrontal", "medialorbitofrontal", "parstriangularis", "parstriangularis", "lateraloccipital", "lateraloccipital", "superiortemporal", "superiortemporal", "fusiform", "fusiform", "dx_group", "rejected_images", "subject", "visit"], "xaxis": "x2", "y": [0.08986, 0.08986, 0.1222, 0.1222, 0.2708, 0.2708, 0.05698, 0.05698, 0.00856, 0.00856, 0.009862, 0.009862, 0.06581, 0.06581, 0.5269, 0.5269, 0.1511, 0.1511, 0.04857, 0.04857, 0.05416, 0.05416, 0.1305, 0.1305, 0.2685, 0.2685, 0.1665, 0.1665, 0.1679, 0.1679, 0.1856, 0.1856, 0.04779, 0.04779, 0.006195, 0.006195, 0.1785, 0.1785, 0.09921, 0.09921, 0.2626, 0.2626, 0.2073, 0.2073, 0.07418, 0.07418, 0.0615, 0.0615, 0.1239, 0.1239, 0.03775, 0.03775, 0.1425, 0.1425, 0.1387, 0.1387, 0.2105, 0.2105, 0.06805, 0.06805, 0.1411, 0.1411, 0.2389, 0.2389, 0.06715, 0.06715, 0.0207, 0.0207, 0.1348, 0.1348, 0.03418, 0.03418, NaN, NaN, NaN, NaN], "yaxis": "y2"}], "layout": {"annotations": [{"font": {"size": 16}, "showarrow": false, "text": "Absolute Difference: |Empirical - Theoretical| Std (◀ = Left, ▶ = Right)", "x": 0.5, "xanchor": "center", "xref": "paper", "y": 1, "yanchor": "bottom", "yref": "paper"}, {"font": {"size": 16}, "showarrow": false, "text": "Relative Difference: |Empirical - Theoretical| / Theoretical (◀ = Left, ▶ = Right)", "x": 0.5, "xanchor": "center", "xref": "paper", "y": 0.44, "yanchor": "bottom", "yref": "paper"}], "height": 900, "hovermode": "x unified", "showlegend": false, "title": {"font": {"size": 16}, "text": "COHEN_D Standard Deviation: Empirical vs Theoretical Differences by Hemisphere"}, "width": 1400, "xaxis": {"anchor": "y", "domain": [0, 1], "showticklabels": false}, "xaxis2": {"anchor": "y2", "domain": [0, 1], "tickangle": -45, "tickfont": {"size": 9}, "title": {"text": "Brain Region"}}, "yaxis": {"anchor": "x", "domain": [0.56, 1], "exponentformat": "power", "title": {"text": "Absolute Difference"}, "type": "log"}, "yaxis2": {"anchor": "x2", "domain": [0, 0.44], "exponentformat": "power", "title": {"text": "Relative Difference"}, "type": "log"}}}
